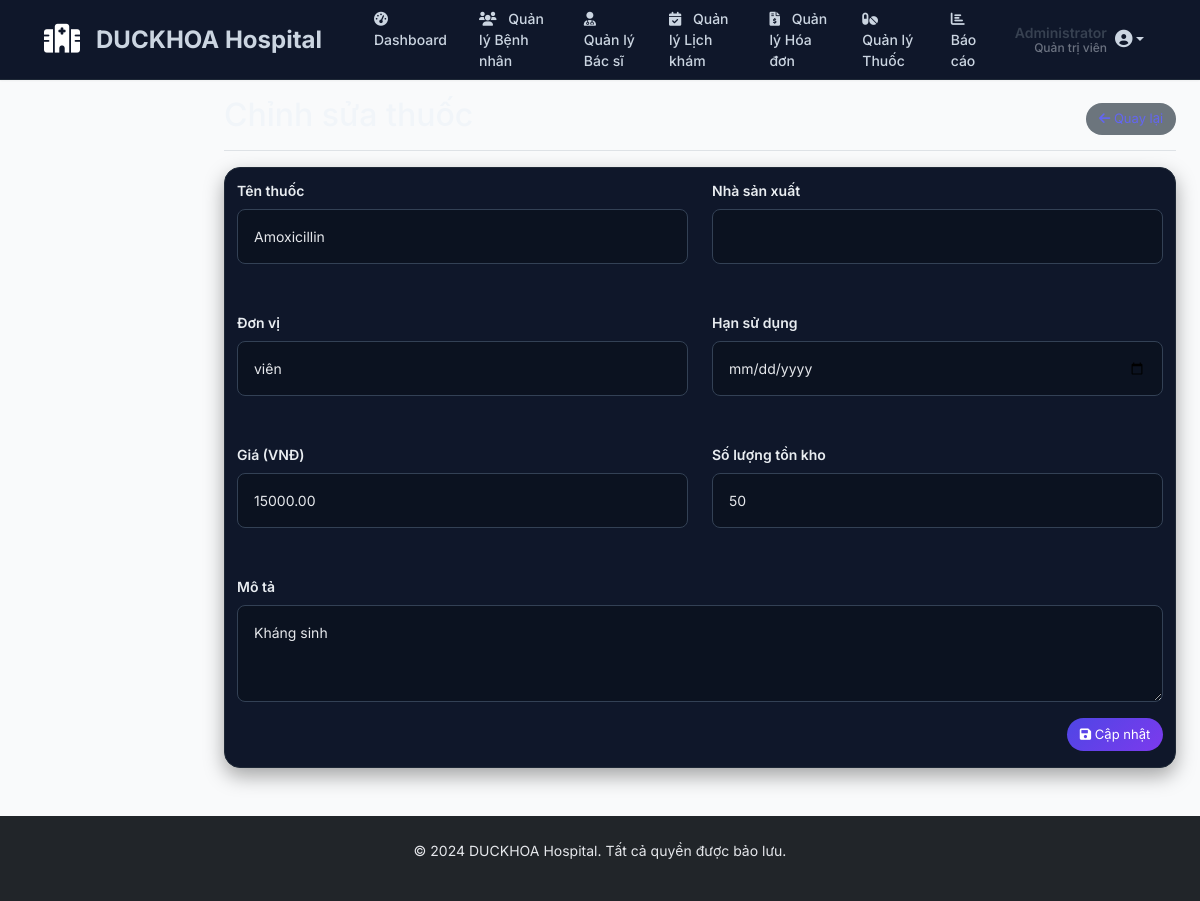
Page /admin/edit_medicine.php?id=2 (signed in) on the committed database.
### tables this page shows
CREATE TABLE medicines (
    id INT AUTO_INCREMENT PRIMARY KEY,
    name VARCHAR(100) NOT NULL,
    description TEXT,
    price DECIMAL(10,2) NOT NULL,
    stock_quantity INT DEFAULT 0,
    unit VARCHAR(20),
    status ENUM('available', 'out_of_stock') DEFAULT 'available',
    created_at TIMESTAMP DEFAULT CURRENT_TIMESTAMP
);

### admin/edit_medicine.php (the view, shortened to what this page needs)
<?php
require_once '../config/db.php';
if (isset($_GET['id'])) {
    $medicine_id = (int)$_GET['id'];
    $sql = "SELECT * FROM medicines WHERE id = ?";
    $stmt = $conn->prepare($sql);
    $stmt->bind_param("i", $medicine_id);
    $stmt->execute();
    $result = $stmt->get_result();
    $medicine = $result->fetch_assoc();
} else {
    header("Location: manage_medicines.php");
    exit();
}
include '../includes/header.php';
include '../includes/top_navbar.php';
?>
<div class="container-fluid">
    <div class="row"><main class="col-md-9 ms-sm-auto col-lg-10 px-md-4">
            <div class="d-flex justify-content-between flex-wrap flex-md-nowrap align-items-center pt-3 pb-2 mb-3 border-bottom">
                <h1 class="h2">Chỉnh sửa thuốc</h1>
                <a href="manage_medicines.php" class="btn btn-secondary">
                    <i class="fas fa-arrow-left"></i> Quay lại
                </a>
            </div>
            <div class="card">
                <div class="card-body">
                    <form method="POST">
                        <div class="row">
                            <div class="col-md-6">
                                <div class="mb-3">
                                    <label for="name" class="form-label">Tên thuốc</label>
                                    <input type="text" class="form-control" id="name" name="name"
                                           value="<?php echo htmlspecialchars($medicine['name']); ?>" required>
                                </div>
                            </div>
                            <div class="col-md-6">
                                <div class="mb-3">
                                    <label for="manufacturer" class="form-label">Nhà sản xuất</label>
                                    <input type="text" class="form-control" id="manufacturer" name="manufacturer"
                                           value="<?php echo htmlspecialchars($medicine['manufacturer'] ?? ''); ?>">
                                </div>
                            </div>
                        </div>
                        <div class="row">
                            <div class="col-md-6">
                                <div class="mb-3">
                                    <label for="unit" class="form-label">Đơn vị</label>
                                    <input type="text" class="form-control" id="unit" name="unit"
                                           value="<?php echo htmlspecialchars($medicine['unit'] ?? ''); ?>"
                                           placeholder="Ví dụ: viên, chai, gói">
                                </div>
                            </div>
                            <div class="col-md-6">
                                <div class="mb-3">
                                    <label for="expiry_date" class="form-label">Hạn sử dụng</label>
                                    <input type="date" class="form-control" id="expiry_date" name="expiry_date"
                                           value="<?php echo $medicine['expiry_date'] ?? ''; ?>">
                                </div>
                            </div>
                        </div>
                        <div class="row">
                            <div class="col-md-6">
                                <div class="mb-3">
                                    <label for="price" class="form-label">Giá (VNĐ)</label>
                                    <input type="number" class="form-control" id="price" name="price"
                                           value="<?php echo $medicine['price']; ?>" min="0" step="1000" required>
                                </div>
                            </div>
                            <div class="col-md-6">
                                <div class="mb-3">
                                    <label for="stock_quantity" class="form-label">Số lượng tồn kho</label>
                                    <input type="number" class="form-control" id="stock_quantity" name="stock_quantity"
                                           value="<?php echo $medicine['stock_quantity']; ?>" min="0" required>
                                </div>
                            </div>
                        </div>
                        <div class="mb-3">
                            <label for="description" class="form-label">Mô tả</label>
                            <textarea class="form-control" id="description" name="description" rows="3"
                                      placeholder="Mô tả về thuốc, cách sử dụng, tác dụng phụ..."><?php echo htmlspecialchars($medicine['description'] ?? ''); ?></textarea>
                        </div>
                        <div class="d-grid gap-2 d-md-flex justify-content-md-end">
                            <button type="submit" class="btn btn-primary">
                                <i class="fas fa-save"></i> Cập nhật
                            </button>
                        </div>
                    </form>
                </div>
            </div>
        </main>
    </div>
</div>
<?php include '../includes/footer.php'; ?>

### public/css/style.css (style rules this page uses)
:root { --primary-color: #4f46e5; --primary-dark: #3730a3; --primary-light: #6366f1; --primary-gradient: linear-gradient(135deg, #4f46e5 0%, #7c3aed 100%); --secondary-color: #06b6d4; --success-color: #10b981; --warning-color: #f59e0b; --danger-color: #ef4444; --info-color: #3b82f6; --white: #ffffff; --gray-50: #f9fafb; --gray-100: #f3f4f6; --gray-200: #e5e7eb; --gray-300: #d1d5db; --gray-400: #9ca3af; --gray-500: #6b7280; --gray-600: #4b5563; --gray-700: #374151; --gray-800: #1f2937; --gray-900: #111827; --shadow-sm: 0 1px 2px 0 rgb(0 0 0 / 0.05); --shadow: 0 1px 3px 0 rgb(0 0 0 / 0.1), 0 1px 2px -1px rgb(0 0 0 / 0.1); --shadow-md: 0 4px 6px -1px rgb(0 0 0 / 0.1), 0 2px 4px -2px rgb(0 0 0 / 0.1); --shadow-lg: 0 10px 15px -3px rgb(0 0 0 / 0.1), 0 4px 6px -4px rgb(0 0 0 / 0.1); --shadow-xl: 0 20px 25px -5px rgb(0 0 0 / 0.1), 0 8px 10px -6px rgb(0 0 0 / 0.1); --radius-sm: 0.375rem; --radius: 0.5rem; --radius-md: 0.75rem; --radius-lg: 1rem; --radius-xl: 1.5rem; --spacing-xs: 0.25rem; --spacing-sm: 0.5rem; --spacing-md: 1rem; --spacing-lg: 1.5rem; --spacing-xl: 2rem; --spacing-2xl: 3rem; }
* { margin: 0; padding: 0; box-sizing: border-box; }
body { font-family: 'Inter', -apple-system, BlinkMacSystemFont, 'Segoe UI', Roboto, sans-serif; font-size: 14px; font-weight: 400; line-height: 1.5; color: var(--gray-700); background-color: var(--gray-50); overflow-x: hidden; padding-top: 0; -webkit-font-smoothing: antialiased; -moz-osx-font-smoothing: grayscale; }
body.has-top-navbar { padding-top: 80px; }
html { scroll-behavior: smooth; }
.container-fluid { max-width: 100%; }
.card { border: 1px solid var(--gray-200); border-radius: var(--radius-lg); box-shadow: var(--shadow); transition: all 0.2s ease; margin-bottom: var(--spacing-lg); background: var(--white); overflow: hidden; }
.card-body { padding: var(--spacing-lg); }
.card-body { padding: 1rem; }
.btn { font-size: 14px; padding: 0.5rem 1rem; border-radius: 20px; transition: all 0.3s ease; }
.btn-primary { background: var(--primary-gradient); border: none; border-radius: 20px; padding: 0.5rem 1.25rem; }
.form-control { border-radius: var(--radius); border: 1px solid var(--gray-300); padding: var(--spacing-md); transition: all 0.2s ease; font-size: 14px; background: var(--white); }
.form-label { font-weight: 600; color: var(--gray-700); margin-bottom: var(--spacing-sm); font-size: 14px; }
.fade-in { animation: fadeIn 0.3s ease-in; }
.card-body { padding: 0.75rem; }
.card:last-child { margin-bottom: 0; }
.card:last-child .card-body { padding-bottom: 1rem; }
.btn { font-size: 13px; padding: 0.4rem 0.8rem; border-radius: 18px; transition: all 0.3s ease; }
.btn-secondary { background: #6c757d; border: none; }
.row { margin-bottom: 1rem; }
.col-md-3, .col-md-6, .col-lg-3, .col-lg-6 { margin-bottom: 1rem; }
.dark-theme a { color: var(--primary-light); }
.dark-theme .card { background: #0f172a; border-color: #1f2937; box-shadow: 0 8px 20px rgba(0,0,0,0.35); }
.dark-theme .form-control { background-color: #0b1220; color: #e5e7eb; border-color: #334155; }
.dark-theme .form-control::placeholder { color: #64748b; }
.dark-theme, .dark-theme body, .dark-theme .text-body { color: #e9edf1 !important; }
.dark-theme h1, .dark-theme h2, .dark-theme h3, .dark-theme h4, .dark-theme h5, .dark-theme h6 { color: #f1f5f9 !important; }
.dark-theme p, .dark-theme li, .dark-theme label, .dark-theme span, .dark-theme dt, .dark-theme dd { color: #e5e7eb !important; }
.dark-theme .card-title, .dark-theme .card-body, .dark-theme .card-body p, .dark-theme .card-body span, .dark-theme .card-body a, .dark-theme .card-body label { color: #e9edf1 !important; }

### rows in the picture
medicines: name "Amoxicillin", unit "viên", price "15000.00", stock_quantity "50", description "Kháng sinh"

### other values in the picture
$item['text'] "Dashboard"
$item['text'] "Quản lý Bệnh nhân"
$item['text'] "Quản lý Bác sĩ"
$item['text'] "Quản lý Lịch khám"
$item['text'] "Quản lý Hóa đơn"
$item['text'] "Quản lý Thuốc"
$item['text'] "Báo cáo"
$user_name "Administrator"
$role_text "Quản trị viên"
